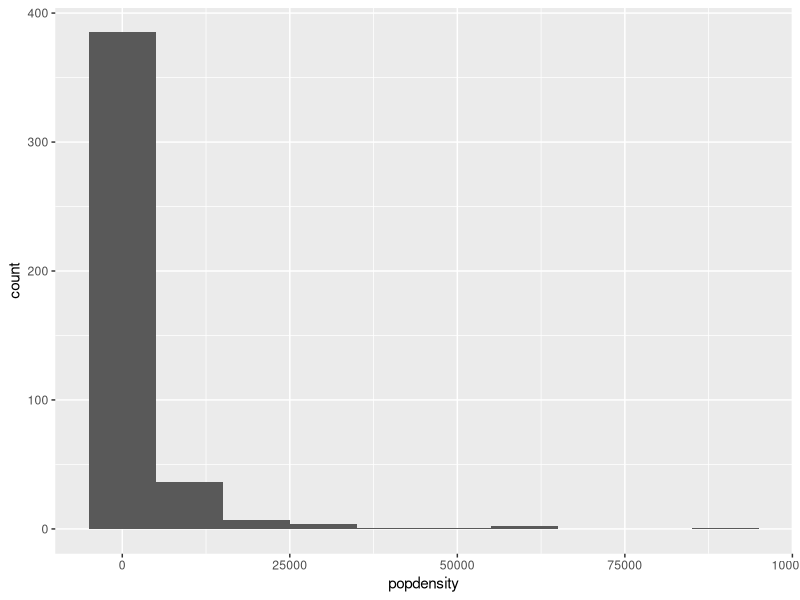
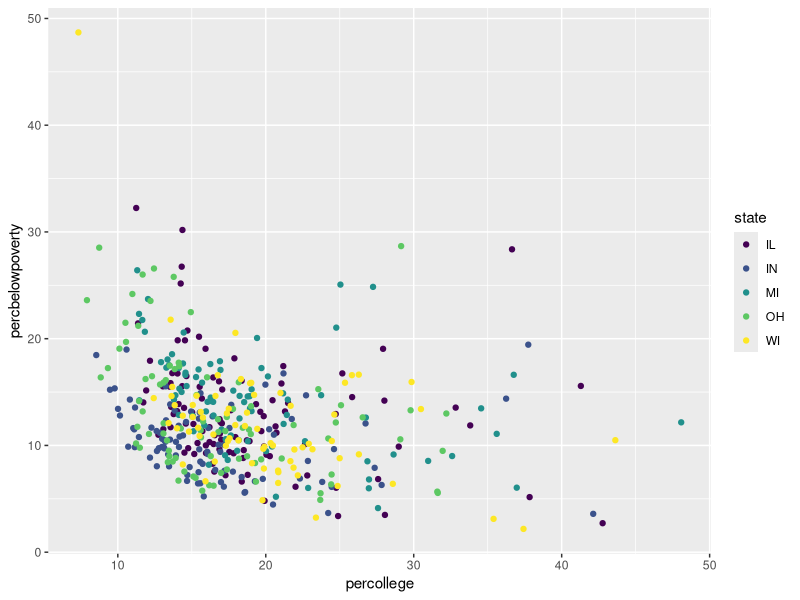
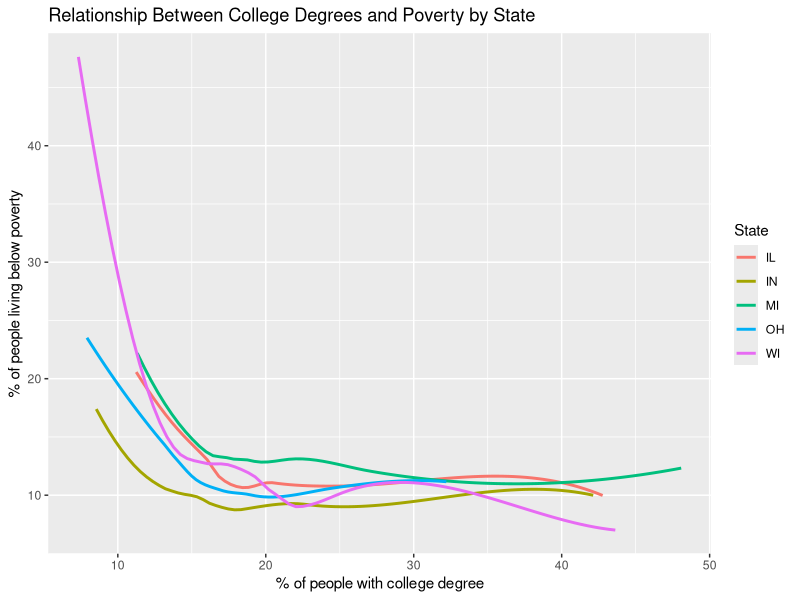
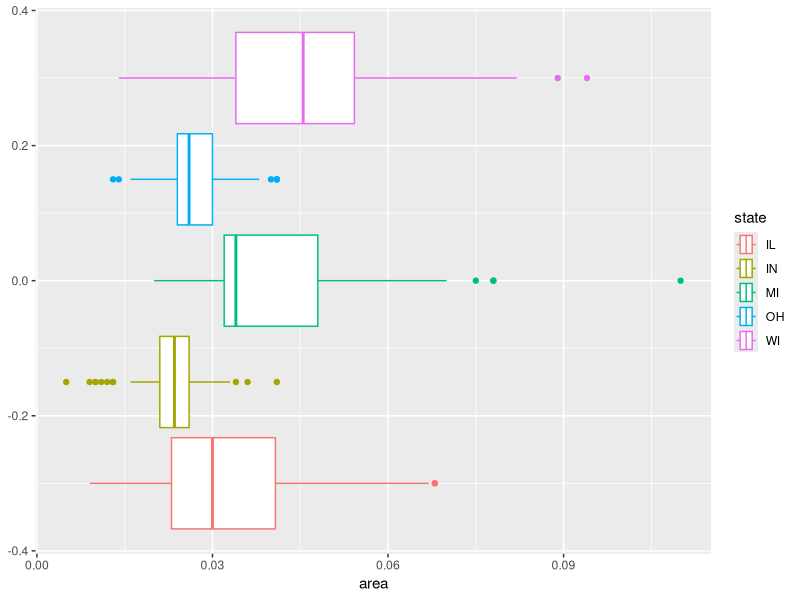
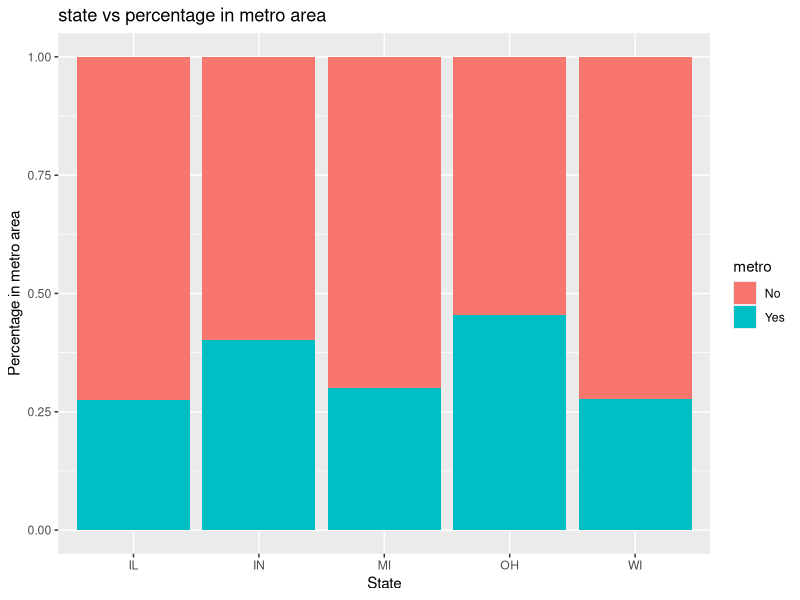
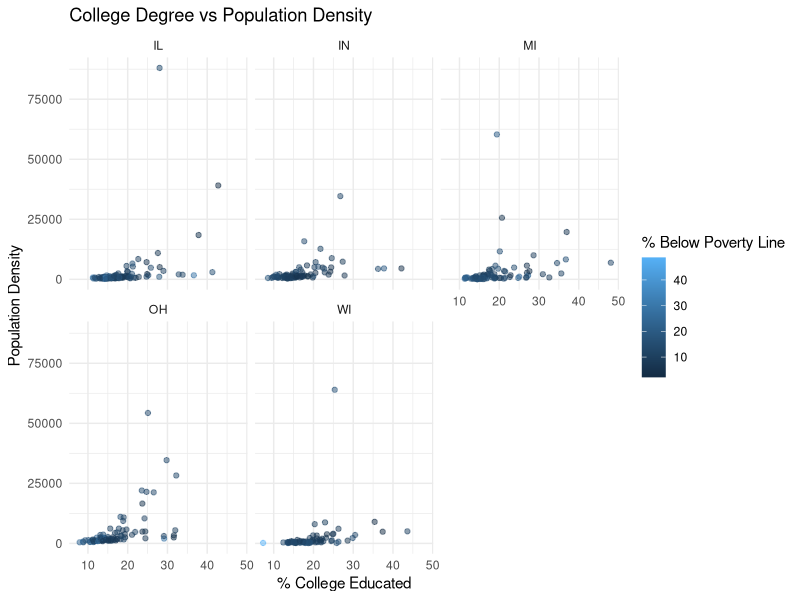

Recreate these plots in R, in order.
## ---- chunk 1
#| label: load-packages
#| message: false

library(tidyverse)

library(viridis)
## ---- chunk 2
ggplot(data = midwest, mapping = aes(x = popdensity)) +
  geom_histogram(binwidth = 10000)
## ---- chunk 3
ggplot(data = midwest, mapping = aes(x = percollege, y = percbelowpoverty, color = state)) +  
     geom_point() +
        scale_color_viridis_d()
## ---- chunk 4
ggplot(data = midwest, mapping = aes(x = percollege, y = percbelowpoverty, color = state)) +  
     geom_smooth(se = FALSE) +
  labs(x = "% of people with college degree", 
       y = "% of people living below poverty",
       title = "Relationship Between College Degrees and Poverty by State",
       color = "State")
## ---- chunk 5
ggplot(data = midwest, mapping = aes(x = area,color = state)) + 
  geom_boxplot()
## ---- chunk 6
midwest <- midwest |>
  mutate(metro = if_else(inmetro == 1, "Yes", "No"))
     ggplot(midwest, 
       aes(x = state, fill = metro)) +
           geom_bar(position = "fill") +
           labs(title = "state vs percentage in metro area", x = "State", y = "Percentage in metro area")
## ---- chunk 7
ggplot(midwest, aes(x= percollege, y = popdensity, color= percbelowpoverty)) + 
  geom_point(alpha = .5) +
  facet_wrap(~state) +
  labs(title = "College Degree vs Population Density", x = "% College Educated" , y = "Population Density", color = "% Below Poverty Line") + 
  theme_minimal()
